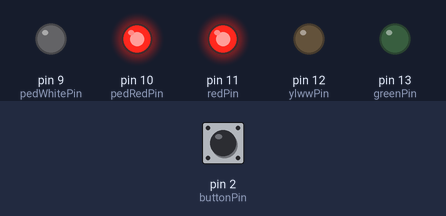
Bench run of a sketch on a simulated Arduino Uno, built with avr-gcc and run on an emulated ATmega328P. Parts: output pins drawn as LEDs (lit = HIGH). Dashed ring = blinking. The inputs (shaded band) are chosen by the test bench; at power-on: pin 2 (buttonPin) HIGH.

Above: at 1.2 s.
1.3 s: pin 2 (buttonPin) pulled LOW for 0.15 s
At 1.7 s:
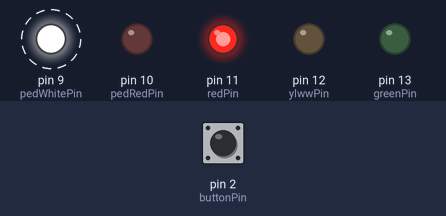
At 17.7 s:
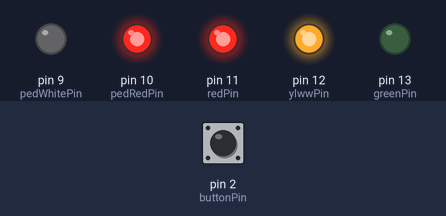
Timing chart, 0 to 18.7 s (numbered marks = the images above; inputs shaded):
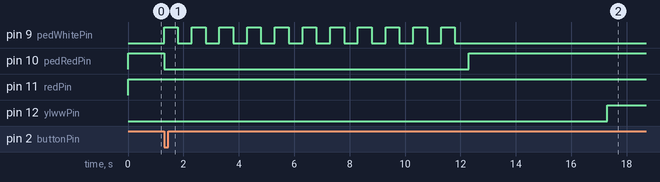

Measured:
- after the input at 1.3 s, pin 9 (pedWhitePin): alternates HIGH for 0.50 s and LOW for 0.50 s, 22 changes in all, then stays LOW, starting at once; pin 10 (pedRedPin): HIGH → LOW at once, → HIGH 11.0 s later

The sketch:

trafficLight.ino
```cpp
/* Smart Traffic Light v2
   Fixes the "Floating Pin" issue using INPUT_PULLUP.
*/

// --- Constants ---
const int redPin = 11;
const int ylwwPin = 12;
const int greenPin = 13;
const int pedWhitePin = 9;
const int pedRedPin = 10;
const int buttonPin = 2;

// --- Time Settings (Milliseconds) ---
const int redInterval = 5000;
const int greenInterval = 10000;
const int ylwInterval = 2000;
const int pedInterval = 500;

void setup() {
  pinMode(redPin, OUTPUT);
  pinMode(ylwwPin, OUTPUT);
  pinMode(greenPin, OUTPUT);
  pinMode(pedWhitePin, OUTPUT);
  pinMode(pedRedPin, OUTPUT);

  // FIX: Use INPUT_PULLUP to prevent random noise triggers
  pinMode(buttonPin, INPUT_PULLUP);
}

void loop() {
  // Ensure Pedestrian lights are in "Don't Walk" state during normal traffic
  digitalWrite(pedWhitePin, LOW);
  digitalWrite(pedRedPin, HIGH);

  // 1. CARS: RED LIGHT
  digitalWrite(redPin, HIGH);
  if(smartDelay(redInterval)) { runPedestrianMode(); return; }

  // 2. CARS: YELLOW LIGHT
  digitalWrite(ylwwPin, HIGH);
  if(smartDelay(ylwInterval)) { runPedestrianMode(); return; }
  digitalWrite(ylwwPin, LOW);
  digitalWrite(redPin, LOW);

  // 3. CARS: GREEN LIGHT
  digitalWrite(greenPin, HIGH);
  if(smartDelay(greenInterval)) {
    delay(2000);
    digitalWrite(greenPin, LOW);
    runPedestrianMode();
    return;
  }
  digitalWrite(greenPin, LOW);

  // 4. CARS: YELLOW LIGHT
  digitalWrite(ylwwPin, HIGH);
  if(smartDelay(ylwInterval)) { runPedestrianMode(); return; }
  digitalWrite(ylwwPin, LOW);
}

// --- Helper Functions ---

/* smartDelay: Replaces standard delay().
   Returns TRUE if button was pressed (Active LOW).
   Returns FALSE if time ran out.
*/
bool smartDelay(int duration) {
  unsigned long startTime = millis();

  while (millis() - startTime < duration) {
    // FIX: Check for LOW because we are using INPUT_PULLUP
    // LOW means the button connects the pin to Ground (Pressed)
    if (digitalRead(buttonPin) == LOW) {
      return true;
    }
  }
  return false;
}

/*
   The sequence that runs when the button is pressed
*/
void runPedestrianMode() {
  // 1. Safety: Turn off Green/Yellow, Turn on Car Red
  digitalWrite(greenPin, LOW);
  digitalWrite(ylwwPin, LOW);
  digitalWrite(redPin, HIGH);

  // 2. Pedestrian Sequence
  digitalWrite(pedRedPin, LOW); // Ped Red OFF

  // Blink Pedestrian White Light
  for (int x = 0; x <= 10; x++) {
    digitalWrite(pedWhitePin, HIGH);
    delay(pedInterval);
    digitalWrite(pedWhitePin, LOW);
    delay(pedInterval);
  }

  // 3. Reset to safe state (Ped Red ON, Car Red stays on until loop restarts)
  digitalWrite(pedRedPin, HIGH);
  digitalWrite(redPin, LOW);
}
```
